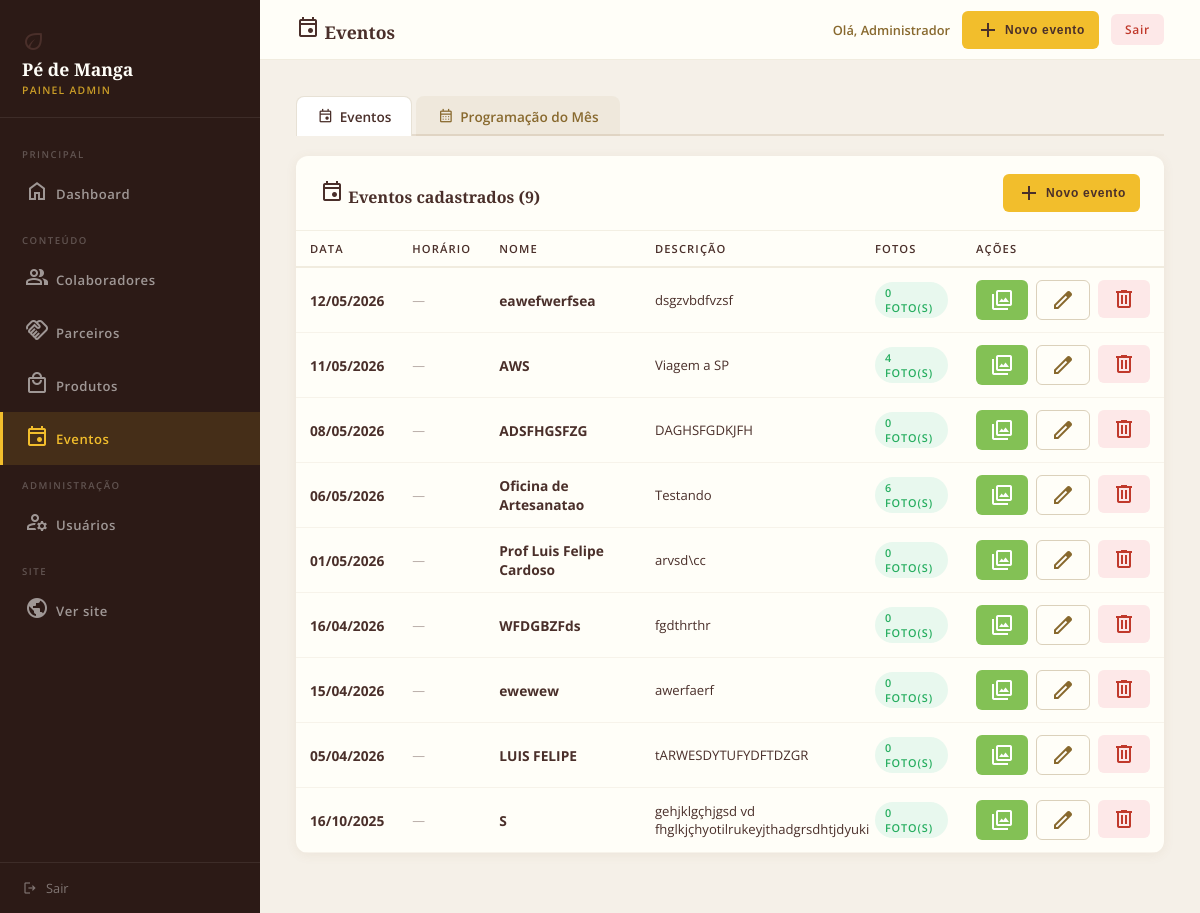
Page /admin/eventos.php (signed in) on the earlier database version.
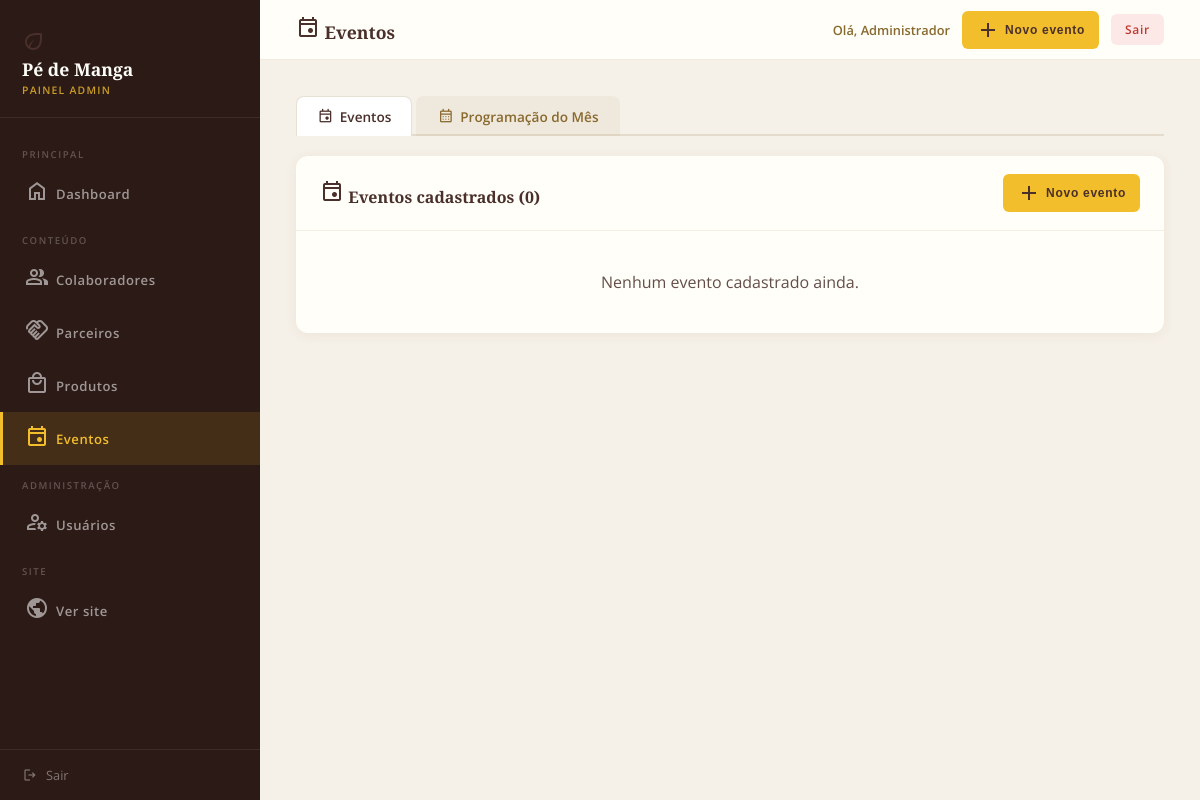
Same page on the later database version.
### tables this page shows
CREATE TABLE `eventos` (
  `id` int(10) UNSIGNED NOT NULL,
  `nome` varchar(255) NOT NULL,
  `descricao` text DEFAULT NULL,
  `data_evento` date NOT NULL,
  `horario` varchar(50) DEFAULT NULL COMMENT 'ex: "14h" ou "14:00-17:00"',
  `criado_em` timestamp NOT NULL DEFAULT current_timestamp()
);

### admin/eventos.php (the view, shortened to what the changed rows need)
<?php
$db = get_db();
try {
  $eventos = $db->query(
    'SELECT e.*, COUNT(f.id) AS total_fotos
         FROM eventos e
         LEFT JOIN evento_fotos f ON f.evento_id = e.id
         GROUP BY e.id ORDER BY e.data_evento DESC'
  )->fetchAll(PDO::FETCH_ASSOC);
} catch (\Exception $e) {
  $eventos = [];
}
$ev_id = isset($_GET['id']) ? (int) $_GET['id'] : 0;
$ev_sel = null;
$ev_fotos = [];
$aba_ativa = ($_GET['aba'] ?? 'eventos') === 'programacao' ? 'programacao' : 'eventos';
?>
<!DOCTYPE html>
<html lang="pt-BR">
<head>
  <link rel="stylesheet" href="../assets/css/admin.css">
</head>
<body>
  <div class="admin-layout">
    <?php require '_sidebar.php'; ?>
    <div class="admin-main">
      <div class="admin-content">
        <?php if ($ev_sel): ?>
          <!-- ══════════════════════════════════════
             GERENCIAR FOTOS DO EVENTO
        ══════════════════════════════════════ -->
          <div class="admin-card">
            <div class="admin-card-header">
              <h4><span class="material-symbols-outlined">photo_library</span>
                <?= htmlspecialchars($ev_sel['nome']) ?> —
                <?= date('d/m/Y', strtotime($ev_sel['data_evento'])) ?>
                <?php if (!empty($ev_sel['horario'])): ?>
                  <span class="badge badge-amarelo" style="margin-left:8px;font-size:.7rem;">
                    <?= htmlspecialchars($ev_sel['horario']) ?>
                  </span>
                <?php endif; ?>
              </h4>
              <button class="btn-adm btn-adm-primary" onclick="abrirModal('modalUpload')">
                <span class="material-symbols-outlined">add_photo_alternate</span> Adicionar fotos
              </button>
            </div>
            <div class="admin-card-body">
              <?php if (empty($ev_fotos)): ?>
                <p style="text-align:center;padding:40px;color:var(--marrom-escuro);opacity:.85;">Nenhuma foto neste evento
                  ainda.</p>
              <?php else: ?>
                <div class="galeria-adm-grid">
                  <?php foreach ($ev_fotos as $foto): ?>
                    <div class="gal-thumb">
                      <img src="../data/uploads/<?= htmlspecialchars($foto['arquivo']) ?>"
                        alt="<?= htmlspecialchars($foto['descricao'] ?? '') ?>">
                      <div class="gal-overlay">
                        <form method="POST" onsubmit="return confirm('Remover esta foto?')" style="display:contents;">
                          <input type="hidden" name="acao" value="excluir_foto">
                          <input type="hidden" name="foto_id" value="<?= $foto['id'] ?>">
                          <input type="hidden" name="evento_id" value="<?= $ev_id ?>">
                          <button type="submit" title="Remover">
                            <span class="material-symbols-outlined">delete</span>
                          </button>
                        </form>
                      </div>
                      <?php if (!empty($foto['descricao'])): ?>
                        <div
                          style="position:absolute;bottom:0;left:0;right:0;background:rgba(0,0,0,.55);color:#fff;font-size:.65rem;padding:4px 6px;overflow:hidden;white-space:nowrap;text-overflow:ellipsis;">
                          <?= htmlspecialchars($foto['descricao']) ?>
                        </div>
                      <?php endif; ?>
                    </div>
                  <?php endforeach; ?>
                </div>
              <?php endif; ?>
            </div>
          </div>
          <div class="modal-overlay" id="modalUpload">
            <div class="modal-box" style="max-width:560px;">
              <button class="modal-close" onclick="fecharModal('modalUpload')">&times;</button>
              <h3>Adicionar Fotos</h3>
              <p class="modal-sub">Envie uma ou várias fotos para
                <strong><?= htmlspecialchars($ev_sel['nome']) ?></strong></p>
              <form method="POST" enctype="multipart/form-data">
                <input type="hidden" name="acao" value="upload_fotos">
                <input type="hidden" name="evento_id" value="<?= $ev_id ?>">
                <div class="form-group">
                  <label>Legenda (opcional — aplica-se a todas as fotos)</label>
                  <input type="text" name="descricao" placeholder="Ex: Apresentação na praça">
                </div>
                <div class="form-group">
                  <label>Imagens *</label>
                  <div class="upload-area" onclick="document.getElementById('fotosInput').click()">
                    <div class="ua-icon"><span class="material-symbols-outlined">upload</span></div>
                    <p>Clique ou arraste as imagens aqui</p>
                    <small>JPG, PNG, WEBP – máx. 5 MB por arquivo</small>
                  </div>
                  <input type="file" id="fotosInput" name="fotos[]" multiple accept="image/*" style="display:none"
                    onchange="previewImagens(this)">
                  <div id="fotos_preview_container" style="margin-top:12px; display:none;">
                    <div class="upload-preview" id="uploadPreview"></div>
                  </div>
                </div>
                <div class="form-actions">
                  <button type="button" class="btn-adm btn-adm-outline"
                    onclick="fecharModal('modalUpload')">Cancelar</button>
                  <button type="submit" class="btn-adm btn-adm-primary">Enviar fotos</button>
                </div>
              </form>
            </div>
          </div>
        <?php else: ?>
          <?php if ($aba_ativa === 'eventos'): ?>
            <div class="admin-card">
              <div class="admin-card-header">
                <h4><span class="material-symbols-outlined">event</span> Eventos cadastrados (<?= count($eventos) ?>)</h4>
                <button class="btn-adm btn-adm-primary" onclick="abrirModal('modalCriar')">
                  <span class="material-symbols-outlined">add</span> Novo evento
                </button>
              </div>
              <div class="admin-card-body" style="padding:0;">
                <?php if (empty($eventos)): ?>
                  <p style="text-align:center;padding:40px;color:var(--marrom-escuro);opacity:.85;">Nenhum evento cadastrado
                    ainda.</p>
                <?php else: ?>
                  <div class="table-scroll">
                    <table>
                      <thead>
                        <tr>
                          <th>Data</th>
                          <th>Horário</th>
                          <th>Nome</th>
                          <th class="th-hide-mobile">Descrição</th>
                          <th>Fotos</th>
                          <th>Ações</th>
                        </tr>
                      </thead>
                      <tbody>
                        <?php foreach ($eventos as $ev): ?>
                          <tr>
                            <td style="white-space:nowrap;">
                              <strong><?= date('d/m/Y', strtotime($ev['data_evento'])) ?></strong>
                            </td>
                            <td style="white-space:nowrap;font-size:.8rem;">
                              <?php if (!empty($ev['horario'])): ?>
                                <span class="badge badge-amarelo"><?= htmlspecialchars($ev['horario']) ?></span>
                              <?php else: ?>
                                <span style="opacity:.4;">—</span>
                              <?php endif; ?>
                            </td>
                            <td><strong><?= htmlspecialchars($ev['nome']) ?></strong></td>
                            <td class="td-hide-mobile" style="max-width:220px;font-size:.82rem;">
                              <?= htmlspecialchars(mb_strimwidth($ev['descricao'] ?? '', 0, 60, '...')) ?></td>
                            <td>
                              <span class="badge badge-verde"><?= $ev['total_fotos'] ?> foto(s)</span>
                            </td>
                            <td>
                              <div class="td-actions">
                                <a href="eventos.php?id=<?= $ev['id'] ?>" class="btn-adm btn-adm-verde" title="Gerenciar fotos">
                                  <span class="material-symbols-outlined">photo_library</span>
                                </a>
                                <button class="btn-adm btn-adm-outline"
                                  onclick="abrirEdicao(<?= htmlspecialchars(json_encode($ev)) ?>)" title="Editar"><span
                                    class="material-symbols-outlined">edit</span></button>
                                <form method="POST" style="display:inline;"
                                  onsubmit="return confirm('Excluir o evento «<?= htmlspecialchars(addslashes($ev['nome'])) ?>» e todas as suas fotos?')">
                                  <button type="submit" class="btn-adm btn-adm-danger" title="Excluir">
                                    <span class="material-symbols-outlined">delete</span>
                                  </button>
                                </form>
                              </div>
                            </td>
                          </tr>
                        <?php endforeach; ?>
                      </tbody>
                    </table>
                  </div>
                <?php endif; ?>
              </div>
            </div>
          <?php endif;  ?>
        <?php endif;  ?>
      </div>
    </div>
  </div>
</body>
</html>

Differences in the rows shown:
removed eventos: data_evento "12/05/2026", nome "eawefwerfsea", descricao "dsgzvbdfvzsf", total_fotos "0"
removed eventos: data_evento "11/05/2026", nome "AWS", descricao "Viagem a SP", total_fotos "4"
removed eventos: data_evento "08/05/2026", nome "ADSFHGSFZG", descricao "DAGHSFGDKJFH", total_fotos "0"
removed eventos: data_evento "06/05/2026", nome "Oficina de Artesanatao", descricao "Testando", total_fotos "6"
removed eventos: data_evento "01/05/2026", nome "Prof Luis Felipe Cardoso", descricao "arvsd\\cc", total_fotos "0"
removed eventos: data_evento "16/04/2026", nome "WFDGBZFds", descricao "fgdthrthr", total_fotos "0"
removed eventos: data_evento "15/04/2026", nome "ewewew", descricao "awerfaerf", total_fotos "0"
removed eventos: data_evento "05/04/2026", nome "LUIS FELIPE", descricao "tARWESDYTUFYDFTDZGR", total_fotos "0"
removed eventos: data_evento "16/10/2025", nome "S", descricao "gehjklgçhjgsd vd fhglkjçhyotilrukeyjthadgrsdhtjdyuki", total_fotos "0"
Other differences:
count($eventos): "9" → "0"
text no longer shown: "DATA HORÁRIO NOME DESCRIÇÃO FOTOS AÇÕES"
text now shown: "Nenhum evento cadastrado ainda."
